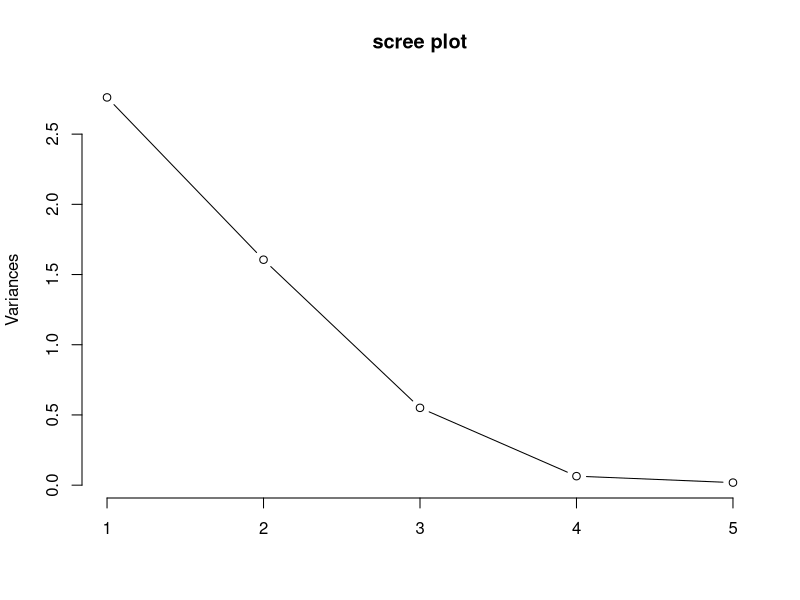
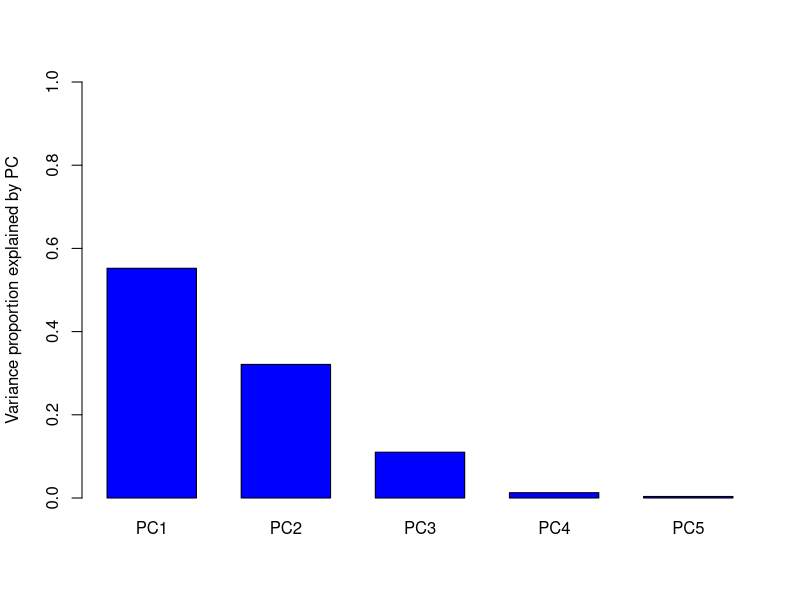

Write R code to recreate these figures, in order.
# ch04_ex12_pca.R
# ch4.5 principal component - proportion of variance

# ex4.12

# load data
# specify `fileEncoding` argument if needed
dat2 <- read.csv("data/ch4_dat2.csv", fileEncoding = "euc-kr")

# covert data frame to matrix
x <- as.matrix(dat2[, 2:6])

# correlation matrix
round(cor(x), 3)

# principal component analysis
pca_fit <- prcomp(x, center = TRUE, scale. = TRUE)
pca_fit

# eigenvalue of cor(x)
pca_var <- pca_fit$sdev^2
pca_var

# scree plot : to choose the number of components
screeplot(pca_fit, type = "lines", main = "scree plot")

# bar plot of variance proportion explained by each PC
rate_var <- pca_var / sum(pca_var)
rate_var
categories <- c("PC1", "PC2", "PC3", "PC4", "PC5")
barplot(rate_var, names.arg = categories, cex.axis = 1, 
        ylab = "Variance proportion explained by PC", 
        col = "blue", space = 0.5, width = 1, ylim = c(0, 1))
